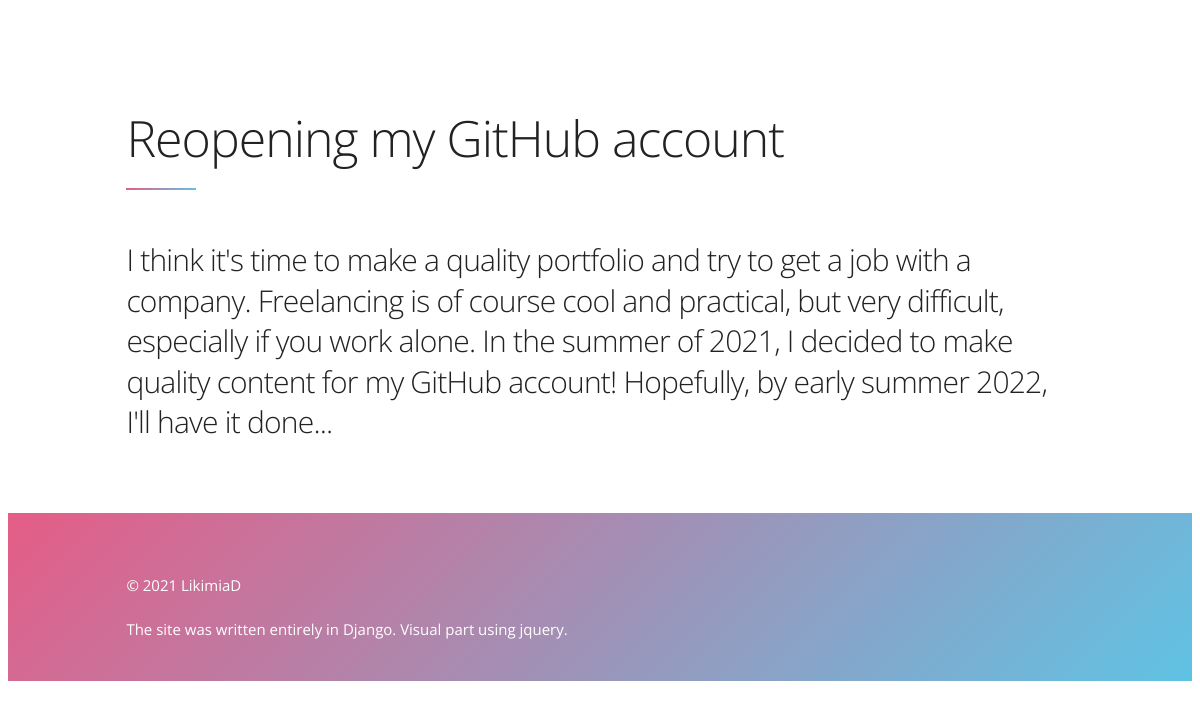
Page /blog/1/ on the committed database.
### blog/models.py (models this page shows)
class Blogs(models.Model):
    title = models.CharField(max_length=100)
    small_desription = models.CharField(max_length=200)
    full_desription = models.CharField(max_length=1000, default='')
    date = models.DateField(default=date.today)

### blog/views.py (the view)
# urls.py: path('<int:blog_id>/', views.detail, name = 'detail'),
def detail(request, blog_id):
    blog = get_object_or_404(Blogs, pk = blog_id)
    return render(request, 'blog/detail.html', {'id' : blog})

### blog/templates/blog/detail.html (shortened to what this page needs)
{% load static %}
<!DOCTYPE html>
<html lang="en">
<head>
    <link rel="stylesheet" href="{% static 'css/web_design.css' %}"/>
    </head>
<body>
  <section id="about">
    <div class="container">
      <div class="row">
          <h1>{{id.title}}</h1>
            <div class="block"></div>
            <h4>{{id.full_desription}}</h4>
      </div>
  </section>
  <footer>
    <div class="container">
      <div class="nine columns">
        <p>© 2021 LikimiaD</p>
        <p>The site was written entirely in Django. Visual part using jquery.</p>
      </div>
    </div>
  </footer>
</body>
</html>

### static/css/web_design.css (style rules this page uses)
html { font-size: 62.5%; }
body { font-size: 1.5em; line-height: 1.6; font-weight: 400; font-family: 'Open Sans', Helvetica, Arial, sans-serif; color: #222; }
.container { position: relative; width: 100%; max-width: 960px; margin: 0 auto; padding: 0 20px; box-sizing: border-box; }
.column, .columns { width: 100%; float: left; box-sizing: border-box; }
@media (min-width: 400px) { .container { width: 85%; padding: 0; } }
@media (min-width: 550px) { .container { width: 80%; } }
@media (min-width: 550px) { .column, .columns { margin-left: 4%; } }
@media (min-width: 550px) { .column:first-child, .columns:first-child { margin-left: 0; } }
@media (min-width: 550px) { .nine.columns { width: 74.0%; } }
h1, h2, h3, h4, h5, h6 { margin-top: 0; margin-bottom: 2rem; font-weight: 300; }
h1 { font-size: 4.0rem; line-height: 1.2; letter-spacing: -.1rem; }
h4 { font-size: 2.4rem; line-height: 1.35; letter-spacing: -.08rem; }
@media (min-width: 550px) { h1 { font-size: 5.0rem; } }
@media (min-width: 550px) { h4 { font-size: 3.0rem; } }
p { margin-top: 0; }
#about { padding: 100px 0 50px 0; }
footer { min-height: 120px; padding: 40px 0 40px 0; background: #e55d87; background: -moz-linear-gradient(-45deg, #e55d87 0%, #5fc3e4 100%); background: -webkit-linear-gradient(-45deg, #e55d87 0%, #5fc3e4 100%); background: linear-gradient(135deg, #e55d87 0%, #5fc3e4 100%); filter: progid:DXImageTransform.Microsoft.gradient( startColorstr='#e55d87', endColorstr='#5fc3e4', GradientType=1 ); box-sizing: border-box; }
footer p { color: #FFFFFF; margin: 20px 0 0 0; }
pre, blockquote, dl, figure, table, p, ul, ol, form { margin-bottom: 2.5rem; }
.container:after, .row:after, .u-cf { content: ""; display: table; clear: both; }
.block { width: 70px; height: 2px; background: #e55d87; background: -moz-linear-gradient(-45deg, #e55d87 0%, #5fc3e4 100%); background: -webkit-linear-gradient(-45deg, #e55d87 0%, #5fc3e4 100%); background: linear-gradient(135deg, #e55d87 0%, #5fc3e4 100%); margin-bottom: 50px; }

### rows in the picture
Blogs: title "Reopening my GitHub account", full_desription "I think it's time to make a quality portfolio and try to get a job with a company. Freelancing is of course cool and practical, but very difficult, especially if you work alone. In the summer of 2021, I decided to make quality content for my GitHub account! Hopefully, by early summer 2022, I'll have it done..."
